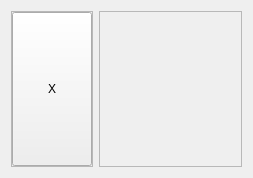
<?xml version="1.0" encoding="UTF-8"?>
<ui version="4.0">
 <class>SensorInfo</class>
 <widget class="QWidget" name="SensorInfo">
  <property name="geometry">
   <rect>
    <x>0</x>
    <y>0</y>
    <width>253</width>
    <height>178</height>
   </rect>
  </property>
  <property name="windowTitle">
   <string>Form</string>
  </property>
  <layout class="QHBoxLayout" name="horizontalLayout">
   <item>
    <widget class="QFrame" name="X_Info">
     <property name="sizePolicy">
      <sizepolicy hsizetype="Preferred" vsizetype="Preferred">
       <horstretch>1</horstretch>
       <verstretch>0</verstretch>
      </sizepolicy>
     </property>
     <property name="frameShape">
      <enum>QFrame::StyledPanel</enum>
     </property>
     <property name="frameShadow">
      <enum>QFrame::Raised</enum>
     </property>
     <layout class="QVBoxLayout" name="verticalLayout">
      <property name="leftMargin">
       <number>0</number>
      </property>
      <property name="topMargin">
       <number>0</number>
      </property>
      <property name="rightMargin">
       <number>0</number>
      </property>
      <property name="bottomMargin">
       <number>0</number>
      </property>
      <item>
       <widget class="QPushButton" name="btn_lb_X">
        <property name="sizePolicy">
         <sizepolicy hsizetype="Minimum" vsizetype="Expanding">
          <horstretch>0</horstretch>
          <verstretch>3</verstretch>
         </sizepolicy>
        </property>
        <property name="text">
         <string>X</string>
        </property>
        <property name="checkable">
         <bool>false</bool>
        </property>
        <property name="autoExclusive">
         <bool>false</bool>
        </property>
        <property name="autoDefault">
         <bool>false</bool>
        </property>
        <property name="flat">
         <bool>false</bool>
        </property>
       </widget>
      </item>
     </layout>
    </widget>
   </item>
   <item>
    <widget class="QFrame" name="info">
     <property name="sizePolicy">
      <sizepolicy hsizetype="Preferred" vsizetype="Preferred">
       <horstretch>4</horstretch>
       <verstretch>0</verstretch>
      </sizepolicy>
     </property>
     <property name="frameShape">
      <enum>QFrame::StyledPanel</enum>
     </property>
     <property name="frameShadow">
      <enum>QFrame::Raised</enum>
     </property>
    </widget>
   </item>
  </layout>
 </widget>
 <resources/>
 <connections/>
</ui>
